Frame 1 (no input): blank canvas, image omitted
Frame 60 (no input): blank canvas, image omitted
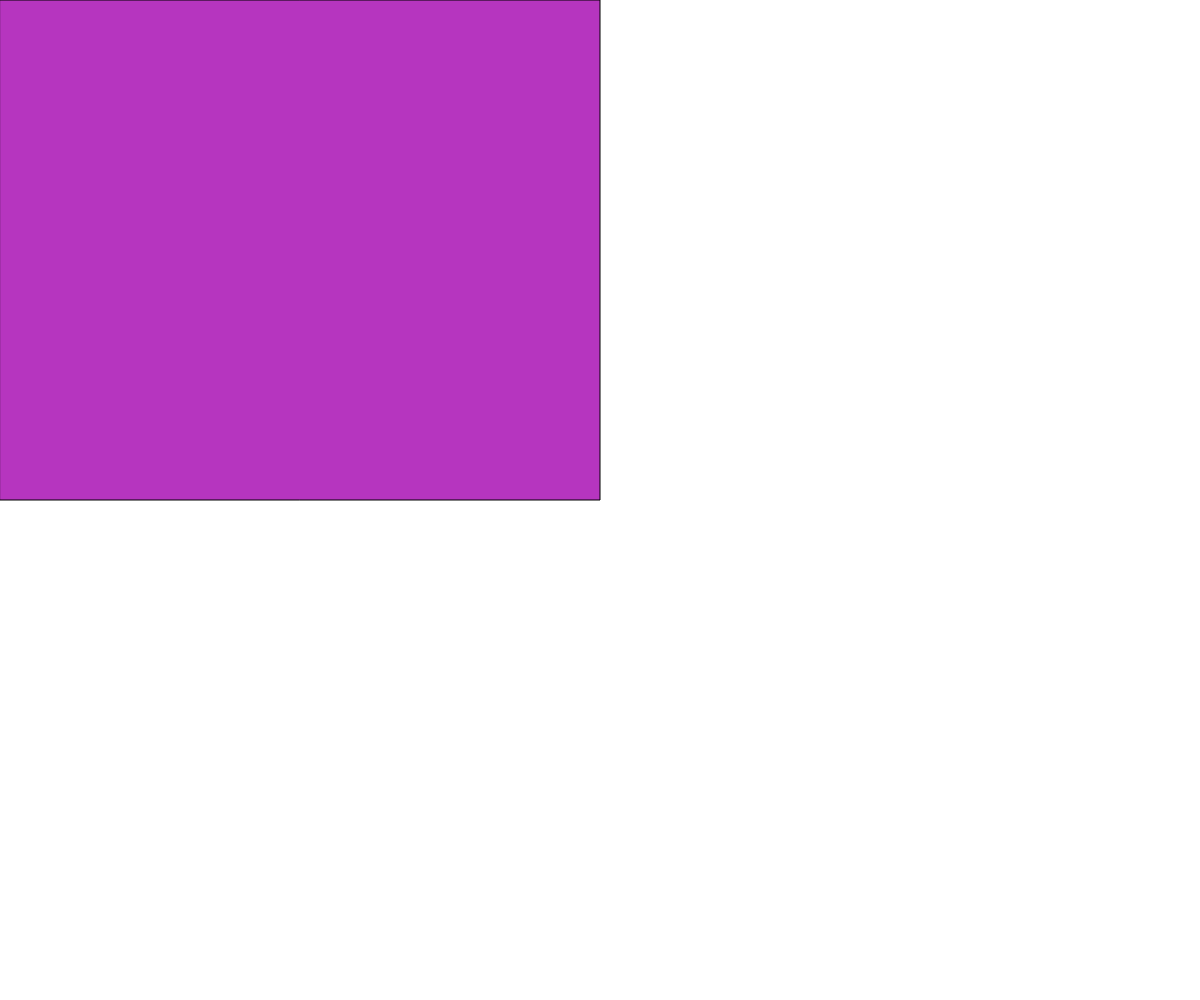
Frame 120 (the mouse pressed at the canvas centre since frame 60)

The p5.js sketch whose frames 1 and 60 were blank and that drew this single picture after the mouse press (run headless with seeded random() and noise() and a simulated clock; from frame 60 on, the mouse is pressed at the canvas centre):

// p5.js sketch
// ── sketch.js
function setup() {
  createCanvas(windowWidth,windowHeight);
  fill(0,255,0);
}

function draw() {
  background('white');
  rect(0,0,mouseX,mouseY);
}

function mousePressed(){
  fill(random(0,255),random(0,255),random(0,255))
}

function windowResized() {
  resizeCanvas(windowWidth, windowHeight);
}
